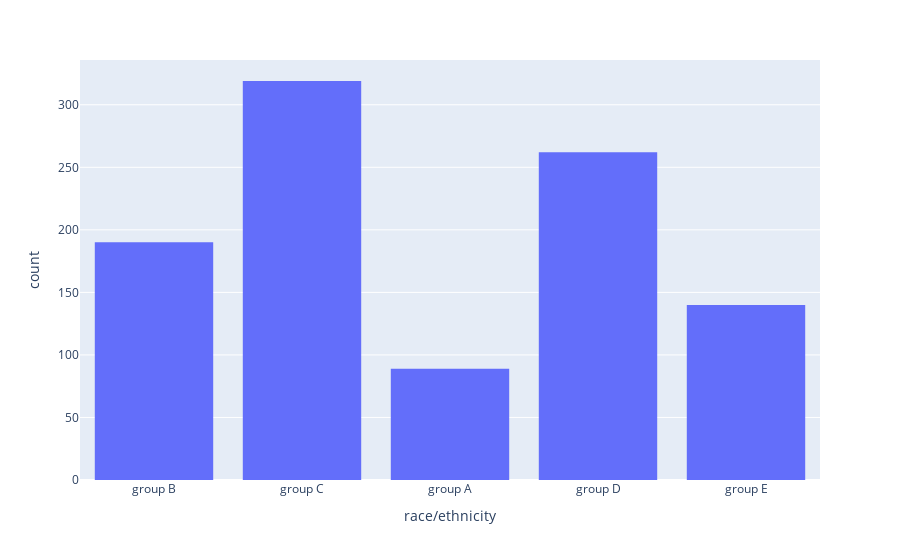

Source (notebook cell):
### Markdown cell above
W badaniu przeważają nieznaczną różnicą kobiety nad mężczyznami. Kolejnym krokiem będzie sprawdzenie liczby osób przynależących do każdej z grupy etnicznej. 

Do tego celu posłużono się wykresem typu histogram.

### Code cell
fig = px.histogram(df, x="race/ethnicity")
fig.show()

### Figure 1 — Plotly figure (JSON) as saved in the notebook; plotly's stock layout.template omitted (floating-point values rounded to 4 significant figures; data arrays with more than 128 entries replaced by an {"elided": "..."} marker saying what was removed)
{"data": [{"alignmentgroup": "True", "bingroup": "x", "hovertemplate": "race/ethnicity=%{x}<br>count=%{y}<extra></extra>", "legendgroup": "", "marker": {"color": "#636efa"}, "name": "", "offsetgroup": "", "orientation": "v", "showlegend": false, "type": "histogram", "x": {"elided": "1000 str values"}, "xaxis": "x", "yaxis": "y"}], "layout": {"barmode": "relative", "legend": {"tracegroupgap": 0}, "margin": {"t": 60}, "xaxis": {"anchor": "y", "domain": [0, 1], "title": {"text": "race/ethnicity"}}, "yaxis": {"anchor": "x", "domain": [0, 1], "title": {"text": "count"}}}}
